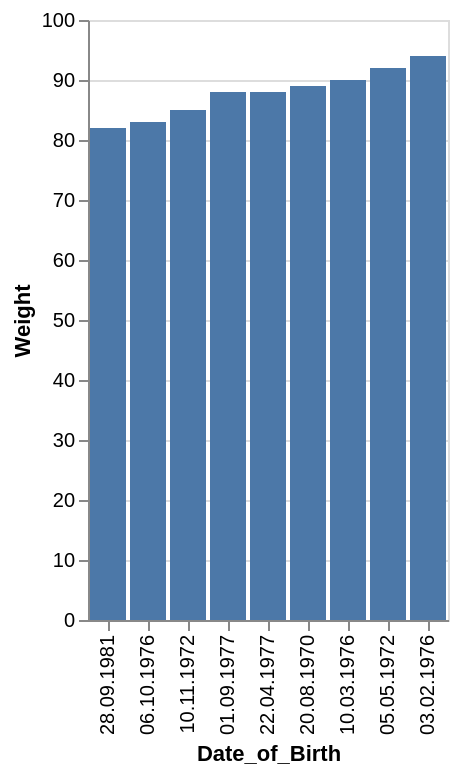

The Vega-Lite source for this figure:
### Vega-Lite specification from a JSON file in a GitHub repository (floating-point values rounded to 4 significant figures)
{"data": {"values": [{"x_data": "28.09.1981", "y_data": 82}, {"x_data": "06.10.1976", "y_data": 83}, {"x_data": "10.11.1972", "y_data": 85}, {"x_data": "01.09.1977", "y_data": 88}, {"x_data": "22.04.1977", "y_data": 88}, {"x_data": "20.08.1970", "y_data": 89}, {"x_data": "10.03.1976", "y_data": 90}, {"x_data": "05.05.1972", "y_data": 92}, {"x_data": "03.02.1976", "y_data": 94}]}, "mark": "bar", "encoding": {"x": {"field": "x_data", "type": "nominal", "title": "Date_of_Birth", "sort": {"op": "sum", "field": "y_data", "order": "ascending"}}, "y": {"field": "y_data", "type": "quantitative", "title": "Weight"}}}
